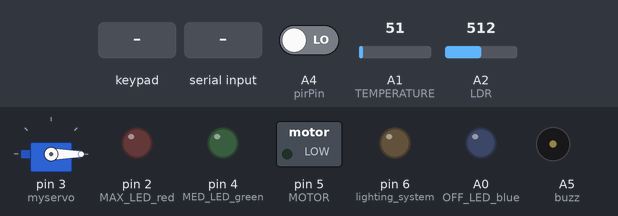
Bench run of a sketch on a simulated Arduino Uno, built with avr-gcc and run on an emulated ATmega328P. Parts: servo, switched loads named in the sketch (green lamp = pin HIGH), output pins drawn as LEDs (lit = HIGH), buzzer (waves = sounding, pin HIGH). The test bench sets the inputs (shaded band); at power-on: A1 (TEMPERATURE) = 51, A2 (LDR) = 512, A4 (pirPin) LOW. What the sketch prints to the serial monitor is not drawn.

Above: at 1.2 s.
1.3 s: keypad keys 1 3 1 2 1 1 1 0 pressed 0.4 s apart
At 2.9 s:
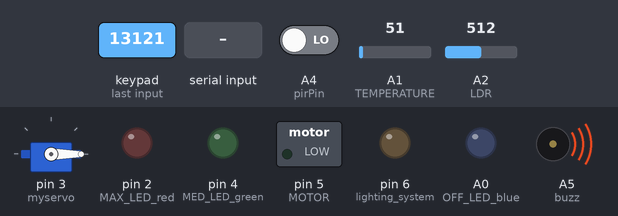
6.1 s: "o" received over Serial
At 6.9 s:
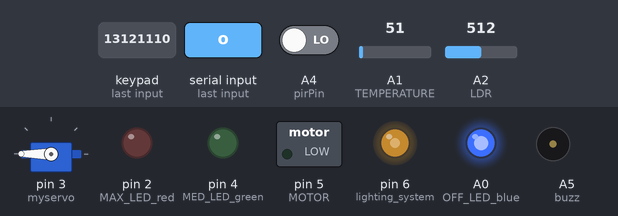
At 17.0 s:
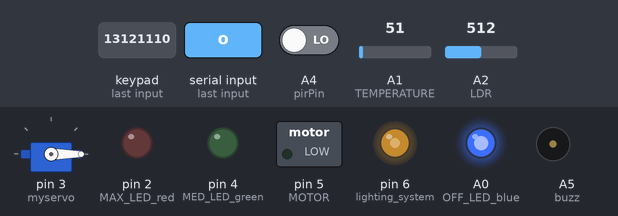
Timing chart, 0 to 17.6 s (numbered marks = the images above; inputs shaded):
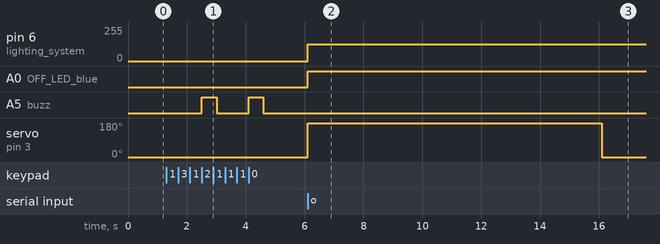

The sketch:

ATmega_8A_code.ino
```cpp
// Libraries
#include <Servo.h>
#include <LiquidCrystal_I2C.h>
#include <Keypad.h>

#define TEMPERATURE A1
#define LDR A2
#define lighting_system 6
#define MOTOR 5

void correctKEY(int temperature);
void incorrectKEY();
void checkKEY(int temperature);
int readKeypad(int temperature);
void SET_LED_MODE(int LED);
int speed_decider(int temp);
void lighting_system_brightness(int status);
void resetSystemIfNoMovement();
void reset();
int update_password();

Servo myservo; // initialize servo motor
int pirPin = A4;
int buzz = A5;
int OFF_LED_blue = A0;
int MED_LED_green = 4;
int MAX_LED_red = 2;
unsigned long motorStartTime = 0;  // To track when the motor starts
unsigned long lastMovementTime = 0;  // To track last movement from the PIR sensor
bool motorActive = false;
const byte ROWS = 4;   // four rows
const byte COLS = 4;   // four columns
int count=0;
char keys[ROWS][COLS] = {
  {'1','2','3','A'},
  {'4','5','6','B'},
  {'7','8','9','C'},
  {'*','0','#','D'}
};
byte rowPins[ROWS] = {13, 12,11, 10};   // array for keypad rows
byte colPins[COLS] = {9, 8, 7,A3}; // array for keypad columns

Keypad keypad = Keypad(makeKeymap(keys), rowPins, colPins, ROWS, COLS);

char KEY[4] = {'1','2','3','4'};  // Put the wanted password keys here
char attempt[4] = {0, 0, 0, 0};    // create an array for the four attempts
int z = 0;


void setup()
{
  Serial.begin(9600);
  pinMode(MOTOR, OUTPUT);
  pinMode(LDR, INPUT);
  pinMode(lighting_system, OUTPUT);
  pinMode(buzz, OUTPUT);
  pinMode(OFF_LED_blue, OUTPUT);
  pinMode(MED_LED_green, OUTPUT);
  pinMode(MAX_LED_red, OUTPUT);
  pinMode(pirPin,INPUT);
  digitalWrite(pirPin, LOW);
  myservo.attach(3);
  myservo.write(0); // Start with the servo in the closed position
}

void loop()
{
     // calculating temperature
    int temperature = analogRead(TEMPERATURE);
    temperature = map(temperature, 20, 358, -40, 125);
    Serial.print("Password: ");


    while (readKeypad(temperature) <= 3)// Wait until 4 keys have been entered
    {
        if (Serial.available())
        {
          char command = Serial.read();

          if (command == 'o') // For Openning the Door regarding the Password
          {
               // openDoor;
              correctKEY(temperature);
              if (count==1)
              {
                  temperature = analogRead(TEMPERATURE);
                  temperature = map(temperature, 20, 358, -40, 125);
                  analogWrite(MOTOR, speed_decider(temperature)); // Adjust motor speed based on temperature
                  lighting_system_brightness(analogRead(LDR));
                  digitalWrite(buzz, LOW);

              }
          }
          else if (command == 'u')// For Updatting Password
          {
              Serial.println ("Enter new password: ");
              while (update_password() <= 3){}
              Serial.print("Password: ");
          }

        }
        if (count==1)
        {
          temperature = analogRead(TEMPERATURE);
          temperature = map(temperature, 20, 358, -40, 125);
          analogWrite(MOTOR, speed_decider(temperature)); // Adjust motor speed based on temperature
          lighting_system_brightness(analogRead(LDR));
          digitalWrite(buzz, LOW);

        }
        temperature = analogRead(TEMPERATURE);
  	    temperature = map(temperature, 20, 358, -40, 125);

        if (myservo.read()==0)
        {
          if (digitalRead(pirPin)==HIGH)
          {
            Serial.println("Warning Someone inside");
            delay(100);
            digitalWrite(pirPin,LOW);
            Serial.print("Password: ");
          }
        }
       resetSystemIfNoMovement();  // Check if 30 minutes have passed without movement
    }
}

// Functions:-
int readKeypad(int temperature)
{
  char key = keypad.getKey();
  if (key != NO_KEY)
  {
    switch (key)
    {
      case '*':       // the password should be entered after this symbol
        z = 0;        // reset the attempt index
        break;
      case '#':       // the password should be finished by this symbol
        delay(100);   // debounce
        checkKEY(temperature);  // call this function
        break;
      default:

        attempt[z] = key;
        Serial.print("*");
        if (z==3)
        {
          checkKEY(temperature);
          z=0;
          Serial.println();
          return 4;
        }

        else
        {
          z++;
        }
        break;
    }
  }
  return z;
}

void checkKEY(int temperature)
{
  int correct = 0;
  for (int i = 0; i < 4; i++) // loop to let users enter four keys
  {
    if (attempt[i] == KEY[i]) // compare the entered key with the password
    {
      correct++; // increase it, whenever there is a correct key
    }
  }
  if (correct == 4)  // if the correct keys become four keys do ..
  {
    correctKEY(temperature);
    for (int zz = 0; zz < 4; zz++)
    {
      attempt[zz] = 0;
    }
    z = 0; // Reset the attempt counter
  }
  else
  {
    incorrectKEY();
    for (int zz = 0; zz < 4; zz++)
    {
      attempt[zz] = 0;
    }
    z = 0; // Reset the attempt counter
  }

}

void correctKEY(int temperature) {
  myservo.write(180); // Move servo to open position
  analogWrite(MOTOR, speed_decider(temperature)); // Adjust motor speed based on temperature
  lighting_system_brightness(analogRead(LDR));
  digitalWrite(buzz, LOW);
  Serial.println("");
  Serial.println("PASSED");
  delay(10000);
  myservo.write(0); // Return servo to the closed position after delay
  count=1;
  motorStartTime = millis();  // Start the motor timer
  motorActive = true;
}

void incorrectKEY()
{
  digitalWrite(buzz, HIGH);
  delay(500);
  digitalWrite(buzz, LOW);
  Serial.println("");
  Serial.println("INCORRECT");

}


int update_password()
{
  char key = keypad.getKey();
  if (key != NO_KEY)
  {
    switch (key)
    {
      case '*':       // the password should be entered after this symbol
        z = 0;        // reset the attempt index
        break;
      case '#':       // the password should be finished by this symbol
        delay(100);   // debounce
        if (z!=3)
        {
          z=0;
          Serial.println("Password not complete(Must be 4 char not contain (*or #) )");
        }
        break;

      default:

        KEY[z] = key;
        Serial.print("*");
        if (z==3)
        {
          z=0;
          Serial.println();
          return 4;
        }

        else
        {
          z++;
        }
        break;
    }
  }
  return z;
}

void SET_LED_MODE(int LED) {
  // Reset all LEDs
  digitalWrite(OFF_LED_blue, LOW);
  digitalWrite(MED_LED_green, LOW);
  digitalWrite(MAX_LED_red, LOW);
  if (LED==0)  // for blue LED as it connected to A0
  {
    digitalWrite(OFF_LED_blue,HIGH);
  }
  // Turn on the LED for the current mode
  else
  {
    digitalWrite(LED, HIGH);
  }
}

int speed_decider(int temp) {
  if (temp < 20)
  {
    int blue=0;
    digitalWrite(buzz, LOW);
    SET_LED_MODE(blue);
    return 0;
  }
  else if (temp < 30)
  {
    digitalWrite(buzz, LOW);
    SET_LED_MODE(MED_LED_green);
    return 127;
  }
  else
  {
    SET_LED_MODE(MAX_LED_red);
    return 255;
  }
}
void lighting_system_brightness(int status)
{
  int data =255 - map(status,1022,0,255,0);
  analogWrite(lighting_system, data);
  delay(1);

}
void resetSystemIfNoMovement()
{
  if (motorActive && (millis() - motorStartTime >= 1800000)) // 30 minutes = 1800000 ms
  {
    if (digitalRead(pirPin) == LOW)
    {
      Serial.println("No movement detected in 30 minutes, resetting system.");
      reset();
    }
    else
    {
      lastMovementTime = millis();  // Reset movement timer if PIR detects movement
    }
  }
}
void reset()
{
  digitalWrite(OFF_LED_blue, LOW);
  digitalWrite(MED_LED_green, LOW);
  digitalWrite(MAX_LED_red, LOW);
  analogWrite(MOTOR, 0);
  digitalWrite(lighting_system,LOW);
  motorActive = false;
  count = 0;
}
```

Measured:
- after the input at 1.3 s, A5 (buzz): alternates HIGH for 0.50 s and LOW for 1.1 s, starting after 1.2 s
- after the input at 6.1 s, pin 6 (lighting_system): 0/255 → 127/255 at once; A0 (OFF_LED_blue): LOW → HIGH at once; servo on pin 3 (myservo): 0° → 180° at once, → 0° 10.0 s later
